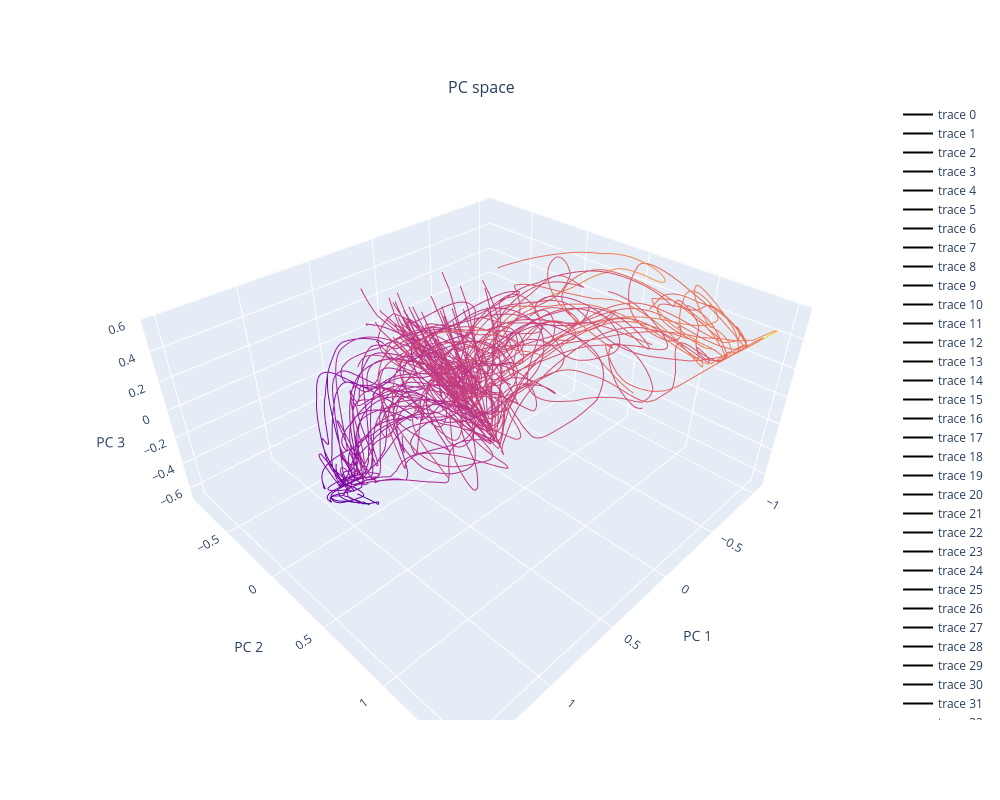

Here is the notebook cell this chart was saved with:
### Markdown cell above
Repeat using plotly to visualize in 3 dimensions.

### Code cell
fig = make_subplots(rows=1, cols=1, subplot_titles=('PC space',), specs=[[{'type': 'scene'}]])


min_int_val, max_int_val = np.min(all_int_values), np.max(all_int_values)

for i in range(0, 50, 1):
    # plot first 200 time steps
#     line_style_1 = dict(colorscale='Viridis', color=np.arange(200), cmin=0, cmax=200)
#     fig.append_trace(
#         go.Scatter3d(x=pc_activities[0, i, :200], y=pc_activities[1, i, :200:], z=pc_activities[2, i, :200], mode='lines', line=line_style_1),
#         row=1, col=1)
    
    
    line_style_2 = dict(colorscale='Plasma', color=all_int_values[i, :], cmin=min_int_val, cmax=max_int_val)
    fig.append_trace(
        go.Scatter3d(x=pc_activities[0, i, 200:], y=pc_activities[1, i, 200:], z=pc_activities[2, i, 200:], mode='lines', line=line_style_2),
        row=1, col=1)
#     fig.append_trace(
#         go.Scatter3d(x=all_n[i, :1], y=all_t_d[i, :1], z=all_i_inh[i, :1], mode='markers', marker=dict(color='green', size=5)),
#         row=1, col=1)
#     fig.append_trace(
#         go.Scatter3d(x=all_n[i, -1:], y=all_t_d[i, -1:], z=all_i_inh[i, -1:], mode='markers', marker=dict(color='red', size=5)),
#         row=1, col=1)


fig.update_layout(
    autosize=False,
    width=1000,
    height=800,
    scene=go.Scene(
        xaxis=dict(title='PC 1'),
        yaxis=dict(title='PC 2'),
        zaxis=dict(title='PC 3')
    )
)

### Figure 1 — Plotly figure (JSON) as saved in the notebook; plotly's stock layout.template omitted (floating-point values rounded to 4 significant figures; data arrays with more than 128 entries replaced by an {"elided": "..."} marker saying what was removed)
{"data": [{"line": {"cmax": 155.4, "cmin": -134.9, "color": {"elided": "800 float values"}, "colorscale": [[0, "#0d0887"], [0.1111, "#46039f"], [0.2222, "#7201a8"], [0.3333, "#9c179e"], [0.4444, "#bd3786"], [0.5556, "#d8576b"], [0.6667, "#ed7953"], [0.7778, "#fb9f3a"], [0.8889, "#fdca26"], [1, "#f0f921"]]}, "mode": "lines", "scene": "scene", "type": "scatter3d", "x": {"elided": "800 float values"}, "y": {"elided": "800 float values"}, "z": {"elided": "800 float values"}}, {"line": {"cmax": 155.4, "cmin": -134.9, "color": {"elided": "800 float values"}, "colorscale": [[0, "#0d0887"], [0.1111, "#46039f"], [0.2222, "#7201a8"], [0.3333, "#9c179e"], [0.4444, "#bd3786"], [0.5556, "#d8576b"], [0.6667, "#ed7953"], [0.7778, "#fb9f3a"], [0.8889, "#fdca26"], [1, "#f0f921"]]}, "mode": "lines", "scene": "scene", "type": "scatter3d", "x": {"elided": "800 float values"}, "y": {"elided": "800 float values"}, "z": {"elided": "800 float values"}}, {"line": {"cmax": 155.4, "cmin": -134.9, "color": {"elided": "800 float values"}, "colorscale": [[0, "#0d0887"], [0.1111, "#46039f"], [0.2222, "#7201a8"], [0.3333, "#9c179e"], [0.4444, "#bd3786"], [0.5556, "#d8576b"], [0.6667, "#ed7953"], [0.7778, "#fb9f3a"], [0.8889, "#fdca26"], [1, "#f0f921"]]}, "mode": "lines", "scene": "scene", "type": "scatter3d", "x": {"elided": "800 float values"}, "y": {"elided": "800 float values"}, "z": {"elided": "800 float values"}}, {"line": {"cmax": 155.4, "cmin": -134.9, "color": {"elided": "800 float values"}, "colorscale": [[0, "#0d0887"], [0.1111, "#46039f"], [0.2222, "#7201a8"], [0.3333, "#9c179e"], [0.4444, "#bd3786"], [0.5556, "#d8576b"], [0.6667, "#ed7953"], [0.7778, "#fb9f3a"], [0.8889, "#fdca26"], [1, "#f0f921"]]}, "mode": "lines", "scene": "scene", "type": "scatter3d", "x": {"elided": "800 float values"}, "y": {"elided": "800 float values"}, "z": {"elided": "800 float values"}}, {"line": {"cmax": 155.4, "cmin": -134.9, "color": {"elided": "800 float values"}, "colorscale": [[0, "#0d0887"], [0.1111, "#46039f"], [0.2222, "#7201a8"], [0.3333, "#9c179e"], [0.4444, "#bd3786"], [0.5556, "#d8576b"], [0.6667, "#ed7953"], [0.7778, "#fb9f3a"], [0.8889, "#fdca26"], [1, "#f0f921"]]}, "mode": "lines", "scene": "scene", "type": "scatter3d", "x": {"elided": "800 float values"}, "y": {"elided": "800 float values"}, "z": {"elided": "800 float values"}}, {"line": {"cmax": 155.4, "cmin": -134.9, "color": {"elided": "800 float values"}, "colorscale": [[0, "#0d0887"], [0.1111, "#46039f"], [0.2222, "#7201a8"], [0.3333, "#9c179e"], [0.4444, "#bd3786"], [0.5556, "#d8576b"], [0.6667, "#ed7953"], [0.7778, "#fb9f3a"], [0.8889, "#fdca26"], [1, "#f0f921"]]}, "mode": "lines", "scene": "scene", "type": "scatter3d", "x": {"elided": "800 float values"}, "y": {"elided": "800 float values"}, "z": {"elided": "800 float values"}}, {"line": {"cmax": 155.4, "cmin": -134.9, "color": {"elided": "800 float values"}, "colorscale": [[0, "#0d0887"], [0.1111, "#46039f"], [0.2222, "#7201a8"], [0.3333, "#9c179e"], [0.4444, "#bd3786"], [0.5556, "#d8576b"], [0.6667, "#ed7953"], [0.7778, "#fb9f3a"], [0.8889, "#fdca26"], [1, "#f0f921"]]}, "mode": "lines", "scene": "scene", "type": "scatter3d", "x": {"elided": "800 float values"}, "y": {"elided": "800 float values"}, "z": {"elided": "800 float values"}}, {"line": {"cmax": 155.4, "cmin": -134.9, "color": {"elided": "800 float values"}, "colorscale": [[0, "#0d0887"], [0.1111, "#46039f"], [0.2222, "#7201a8"], [0.3333, "#9c179e"], [0.4444, "#bd3786"], [0.5556, "#d8576b"], [0.6667, "#ed7953"], [0.7778, "#fb9f3a"], [0.8889, "#fdca26"], [1, "#f0f921"]]}, "mode": "lines", "scene": "scene", "type": "scatter3d", "x": {"elided": "800 float values"}, "y": {"elided": "800 float values"}, "z": {"elided": "800 float values"}}, {"line": {"cmax": 155.4, "cmin": -134.9, "color": {"elided": "800 float values"}, "colorscale": [[0, "#0d0887"], [0.1111, "#46039f"], [0.2222, "#7201a8"], [0.3333, "#9c179e"], [0.4444, "#bd3786"], [0.5556, "#d8576b"], [0.6667, "#ed7953"], [0.7778, "#fb9f3a"], [0.8889, "#fdca26"], [1, "#f0f921"]]}, "mode": "lines", "scene": "scene", "type": "scatter3d", "x": {"elided": "800 float values"}, "y": {"elided": "800 float values"}, "z": {"elided": "800 float values"}}, {"line": {"cmax": 155.4, "cmin": -134.9, "color": {"elided": "800 float values"}, "colorscale": [[0, "#0d0887"], [0.1111, "#46039f"], [0.2222, "#7201a8"], [0.3333, "#9c179e"], [0.4444, "#bd3786"], [0.5556, "#d8576b"], [0.6667, "#ed7953"], [0.7778, "#fb9f3a"], [0.8889, "#fdca26"], [1, "#f0f921"]]}, "mode": "lines", "scene": "scene", "type": "scatter3d", "x": {"elided": "800 float values"}, "y": {"elided": "800 float values"}, "z": {"elided": "800 float values"}}, {"line": {"cmax": 155.4, "cmin": -134.9, "color": {"elided": "800 float values"}, "colorscale": [[0, "#0d0887"], [0.1111, "#46039f"], [0.2222, "#7201a8"], [0.3333, "#9c179e"], [0.4444, "#bd3786"], [0.5556, "#d8576b"], [0.6667, "#ed7953"], [0.7778, "#fb9f3a"], [0.8889, "#fdca26"], [1, "#f0f921"]]}, "mode": "lines", "scene": "scene", "type": "scatter3d", "x": {"elided": "800 float values"}, "y": {"elided": "800 float values"}, "z": {"elided": "800 float values"}}, {"line": {"cmax": 155.4, "cmin": -134.9, "color": {"elided": "800 float values"}, "colorscale": [[0, "#0d0887"], [0.1111, "#46039f"], [0.2222, "#7201a8"], [0.3333, "#9c179e"], [0.4444, "#bd3786"], [0.5556, "#d8576b"], [0.6667, "#ed7953"], [0.7778, "#fb9f3a"], [0.8889, "#fdca26"], [1, "#f0f921"]]}, "mode": "lines", "scene": "scene", "type": "scatter3d", "x": {"elided": "800 float values"}, "y": {"elided": "800 float values"}, "z": {"elided": "800 float values"}}, {"line": {"cmax": 155.4, "cmin": -134.9, "color": {"elided": "800 float values"}, "colorscale": [[0, "#0d0887"], [0.1111, "#46039f"], [0.2222, "#7201a8"], [0.3333, "#9c179e"], [0.4444, "#bd3786"], [0.5556, "#d8576b"], [0.6667, "#ed7953"], [0.7778, "#fb9f3a"], [0.8889, "#fdca26"], [1, "#f0f921"]]}, "mode": "lines", "scene": "scene", "type": "scatter3d", "x": {"elided": "800 float values"}, "y": {"elided": "800 float values"}, "z": {"elided": "800 float values"}}, {"line": {"cmax": 155.4, "cmin": -134.9, "color": {"elided": "800 float values"}, "colorscale": [[0, "#0d0887"], [0.1111, "#46039f"], [0.2222, "#7201a8"], [0.3333, "#9c179e"], [0.4444, "#bd3786"], [0.5556, "#d8576b"], [0.6667, "#ed7953"], [0.7778, "#fb9f3a"], [0.8889, "#fdca26"], [1, "#f0f921"]]}, "mode": "lines", "scene": "scene", "type": "scatter3d", "x": {"elided": "800 float values"}, "y": {"elided": "800 float values"}, "z": {"elided": "800 float values"}}, {"line": {"cmax": 155.4, "cmin": -134.9, "color": {"elided": "800 float values"}, "colorscale": [[0, "#0d0887"], [0.1111, "#46039f"], [0.2222, "#7201a8"], [0.3333, "#9c179e"], [0.4444, "#bd3786"], [0.5556, "#d8576b"], [0.6667, "#ed7953"], [0.7778, "#fb9f3a"], [0.8889, "#fdca26"], [1, "#f0f921"]]}, "mode": "lines", "scene": "scene", "type": "scatter3d", "x": {"elided": "800 float values"}, "y": {"elided": "800 float values"}, "z": {"elided": "800 float values"}}, {"line": {"cmax": 155.4, "cmin": -134.9, "color": {"elided": "800 float values"}, "colorscale": [[0, "#0d0887"], [0.1111, "#46039f"], [0.2222, "#7201a8"], [0.3333, "#9c179e"], [0.4444, "#bd3786"], [0.5556, "#d8576b"], [0.6667, "#ed7953"], [0.7778, "#fb9f3a"], [0.8889, "#fdca26"], [1, "#f0f921"]]}, "mode": "lines", "scene": "scene", "type": "scatter3d", "x": {"elided": "800 float values"}, "y": {"elided": "800 float values"}, "z": {"elided": "800 float values"}}, {"line": {"cmax": 155.4, "cmin": -134.9, "color": {"elided": "800 float values"}, "colorscale": [[0, "#0d0887"], [0.1111, "#46039f"], [0.2222, "#7201a8"], [0.3333, "#9c179e"], [0.4444, "#bd3786"], [0.5556, "#d8576b"], [0.6667, "#ed7953"], [0.7778, "#fb9f3a"], [0.8889, "#fdca26"], [1, "#f0f921"]]}, "mode": "lines", "scene": "scene", "type": "scatter3d", "x": {"elided": "800 float values"}, "y": {"elided": "800 float values"}, "z": {"elided": "800 float values"}}, {"line": {"cmax": 155.4, "cmin": -134.9, "color": {"elided": "800 float values"}, "colorscale": [[0, "#0d0887"], [0.1111, "#46039f"], [0.2222, "#7201a8"], [0.3333, "#9c179e"], [0.4444, "#bd3786"], [0.5556, "#d8576b"], [0.6667, "#ed7953"], [0.7778, "#fb9f3a"], [0.8889, "#fdca26"], [1, "#f0f921"]]}, "mode": "lines", "scene": "scene", "type": "scatter3d", "x": {"elided": "800 float values"}, "y": {"elided": "800 float values"}, "z": {"elided": "800 float values"}}, {"line": {"cmax": 155.4, "cmin": -134.9, "color": {"elided": "800 float values"}, "colorscale": [[0, "#0d0887"], [0.1111, "#46039f"], [0.2222, "#7201a8"], [0.3333, "#9c179e"], [0.4444, "#bd3786"], [0.5556, "#d8576b"], [0.6667, "#ed7953"], [0.7778, "#fb9f3a"], [0.8889, "#fdca26"], [1, "#f0f921"]]}, "mode": "lines", "scene": "scene", "type": "scatter3d", "x": {"elided": "800 float values"}, "y": {"elided": "800 float values"}, "z": {"elided": "800 float values"}}, {"line": {"cmax": 155.4, "cmin": -134.9, "color": {"elided": "800 float values"}, "colorscale": [[0, "#0d0887"], [0.1111, "#46039f"], [0.2222, "#7201a8"], [0.3333, "#9c179e"], [0.4444, "#bd3786"], [0.5556, "#d8576b"], [0.6667, "#ed7953"], [0.7778, "#fb9f3a"], [0.8889, "#fdca26"], [1, "#f0f921"]]}, "mode": "lines", "scene": "scene", "type": "scatter3d", "x": {"elided": "800 float values"}, "y": {"elided": "800 float values"}, "z": {"elided": "800 float values"}}, {"line": {"cmax": 155.4, "cmin": -134.9, "color": {"elided": "800 float values"}, "colorscale": [[0, "#0d0887"], [0.1111, "#46039f"], [0.2222, "#7201a8"], [0.3333, "#9c179e"], [0.4444, "#bd3786"], [0.5556, "#d8576b"], [0.6667, "#ed7953"], [0.7778, "#fb9f3a"], [0.8889, "#fdca26"], [1, "#f0f921"]]}, "mode": "lines", "scene": "scene", "type": "scatter3d", "x": {"elided": "800 float values"}, "y": {"elided": "800 float values"}, "z": {"elided": "800 float values"}}, {"line": {"cmax": 155.4, "cmin": -134.9, "color": {"elided": "800 float values"}, "colorscale": [[0, "#0d0887"], [0.1111, "#46039f"], [0.2222, "#7201a8"], [0.3333, "#9c179e"], [0.4444, "#bd3786"], [0.5556, "#d8576b"], [0.6667, "#ed7953"], [0.7778, "#fb9f3a"], [0.8889, "#fdca26"], [1, "#f0f921"]]}, "mode": "lines", "scene": "scene", "type": "scatter3d", "x": {"elided": "800 float values"}, "y": {"elided": "800 float values"}, "z": {"elided": "800 float values"}}, {"line": {"cmax": 155.4, "cmin": -134.9, "color": {"elided": "800 float values"}, "colorscale": [[0, "#0d0887"], [0.1111, "#46039f"], [0.2222, "#7201a8"], [0.3333, "#9c179e"], [0.4444, "#bd3786"], [0.5556, "#d8576b"], [0.6667, "#ed7953"], [0.7778, "#fb9f3a"], [0.8889, "#fdca26"], [1, "#f0f921"]]}, "mode": "lines", "scene": "scene", "type": "scatter3d", "x": {"elided": "800 float values"}, "y": {"elided": "800 float values"}, "z": {"elided": "800 float values"}}, {"line": {"cmax": 155.4, "cmin": -134.9, "color": {"elided": "800 float values"}, "colorscale": [[0, "#0d0887"], [0.1111, "#46039f"], [0.2222, "#7201a8"], [0.3333, "#9c179e"], [0.4444, "#bd3786"], [0.5556, "#d8576b"], [0.6667, "#ed7953"], [0.7778, "#fb9f3a"], [0.8889, "#fdca26"], [1, "#f0f921"]]}, "mode": "lines", "scene": "scene", "type": "scatter3d", "x": {"elided": "800 float values"}, "y": {"elided": "800 float values"}, "z": {"elided": "800 float values"}}, {"line": {"cmax": 155.4, "cmin": -134.9, "color": {"elided": "800 float values"}, "colorscale": [[0, "#0d0887"], [0.1111, "#46039f"], [0.2222, "#7201a8"], [0.3333, "#9c179e"], [0.4444, "#bd3786"], [0.5556, "#d8576b"], [0.6667, "#ed7953"], [0.7778, "#fb9f3a"], [0.8889, "#fdca26"], [1, "#f0f921"]]}, "mode": "lines", "scene": "scene", "type": "scatter3d", "x": {"elided": "800 float values"}, "y": {"elided": "800 float values"}, "z": {"elided": "800 float values"}}, {"line": {"cmax": 155.4, "cmin": -134.9, "color": {"elided": "800 float values"}, "colorscale": [[0, "#0d0887"], [0.1111, "#46039f"], [0.2222, "#7201a8"], [0.3333, "#9c179e"], [0.4444, "#bd3786"], [0.5556, "#d8576b"], [0.6667, "#ed7953"], [0.7778, "#fb9f3a"], [0.8889, "#fdca26"], [1, "#f0f921"]]}, "mode": "lines", "scene": "scene", "type": "scatter3d", "x": {"elided": "800 float values"}, "y": {"elided": "800 float values"}, "z": {"elided": "800 float values"}}, {"line": {"cmax": 155.4, "cmin": -134.9, "color": {"elided": "800 float values"}, "colorscale": [[0, "#0d0887"], [0.1111, "#46039f"], [0.2222, "#7201a8"], [0.3333, "#9c179e"], [0.4444, "#bd3786"], [0.5556, "#d8576b"], [0.6667, "#ed7953"], [0.7778, "#fb9f3a"], [0.8889, "#fdca26"], [1, "#f0f921"]]}, "mode": "lines", "scene": "scene", "type": "scatter3d", "x": {"elided": "800 float values"}, "y": {"elided": "800 float values"}, "z": {"elided": "800 float values"}}, {"line": {"cmax": 155.4, "cmin": -134.9, "color": {"elided": "800 float values"}, "colorscale": [[0, "#0d0887"], [0.1111, "#46039f"], [0.2222, "#7201a8"], [0.3333, "#9c179e"], [0.4444, "#bd3786"], [0.5556, "#d8576b"], [0.6667, "#ed7953"], [0.7778, "#fb9f3a"], [0.8889, "#fdca26"], [1, "#f0f921"]]}, "mode": "lines", "scene": "scene", "type": "scatter3d", "x": {"elided": "800 float values"}, "y": {"elided": "800 float values"}, "z": {"elided": "800 float values"}}, {"line": {"cmax": 155.4, "cmin": -134.9, "color": {"elided": "800 float values"}, "colorscale": [[0, "#0d0887"], [0.1111, "#46039f"], [0.2222, "#7201a8"], [0.3333, "#9c179e"], [0.4444, "#bd3786"], [0.5556, "#d8576b"], [0.6667, "#ed7953"], [0.7778, "#fb9f3a"], [0.8889, "#fdca26"], [1, "#f0f921"]]}, "mode": "lines", "scene": "scene", "type": "scatter3d", "x": {"elided": "800 float values"}, "y": {"elided": "800 float values"}, "z": {"elided": "800 float values"}}, {"line": {"cmax": 155.4, "cmin": -134.9, "color": {"elided": "800 float values"}, "colorscale": [[0, "#0d0887"], [0.1111, "#46039f"], [0.2222, "#7201a8"], [0.3333, "#9c179e"], [0.4444, "#bd3786"], [0.5556, "#d8576b"], [0.6667, "#ed7953"], [0.7778, "#fb9f3a"], [0.8889, "#fdca26"], [1, "#f0f921"]]}, "mode": "lines", "scene": "scene", "type": "scatter3d", "x": {"elided": "800 float values"}, "y": {"elided": "800 float values"}, "z": {"elided": "800 float values"}}, {"line": {"cmax": 155.4, "cmin": -134.9, "color": {"elided": "800 float values"}, "colorscale": [[0, "#0d0887"], [0.1111, "#46039f"], [0.2222, "#7201a8"], [0.3333, "#9c179e"], [0.4444, "#bd3786"], [0.5556, "#d8576b"], [0.6667, "#ed7953"], [0.7778, "#fb9f3a"], [0.8889, "#fdca26"], [1, "#f0f921"]]}, "mode": "lines", "scene": "scene", "type": "scatter3d", "x": {"elided": "800 float values"}, "y": {"elided": "800 float values"}, "z": {"elided": "800 float values"}}, {"line": {"cmax": 155.4, "cmin": -134.9, "color": {"elided": "800 float values"}, "colorscale": [[0, "#0d0887"], [0.1111, "#46039f"], [0.2222, "#7201a8"], [0.3333, "#9c179e"], [0.4444, "#bd3786"], [0.5556, "#d8576b"], [0.6667, "#ed7953"], [0.7778, "#fb9f3a"], [0.8889, "#fdca26"], [1, "#f0f921"]]}, "mode": "lines", "scene": "scene", "type": "scatter3d", "x": {"elided": "800 float values"}, "y": {"elided": "800 float values"}, "z": {"elided": "800 float values"}}, {"line": {"cmax": 155.4, "cmin": -134.9, "color": {"elided": "800 float values"}, "colorscale": [[0, "#0d0887"], [0.1111, "#46039f"], [0.2222, "#7201a8"], [0.3333, "#9c179e"], [0.4444, "#bd3786"], [0.5556, "#d8576b"], [0.6667, "#ed7953"], [0.7778, "#fb9f3a"], [0.8889, "#fdca26"], [1, "#f0f921"]]}, "mode": "lines", "scene": "scene", "type": "scatter3d", "x": {"elided": "800 float values"}, "y": {"elided": "800 float values"}, "z": {"elided": "800 float values"}}, {"line": {"cmax": 155.4, "cmin": -134.9, "color": {"elided": "800 float values"}, "colorscale": [[0, "#0d0887"], [0.1111, "#46039f"], [0.2222, "#7201a8"], [0.3333, "#9c179e"], [0.4444, "#bd3786"], [0.5556, "#d8576b"], [0.6667, "#ed7953"], [0.7778, "#fb9f3a"], [0.8889, "#fdca26"], [1, "#f0f921"]]}, "mode": "lines", "scene": "scene", "type": "scatter3d", "x": {"elided": "800 float values"}, "y": {"elided": "800 float values"}, "z": {"elided": "800 float values"}}, {"line": {"cmax": 155.4, "cmin": -134.9, "color": {"elided": "800 float values"}, "colorscale": [[0, "#0d0887"], [0.1111, "#46039f"], [0.2222, "#7201a8"], [0.3333, "#9c179e"], [0.4444, "#bd3786"], [0.5556, "#d8576b"], [0.6667, "#ed7953"], [0.7778, "#fb9f3a"], [0.8889, "#fdca26"], [1, "#f0f921"]]}, "mode": "lines", "scene": "scene", "type": "scatter3d", "x": {"elided": "800 float values"}, "y": {"elided": "800 float values"}, "z": {"elided": "800 float values"}}, {"line": {"cmax": 155.4, "cmin": -134.9, "color": {"elided": "800 float values"}, "colorscale": [[0, "#0d0887"], [0.1111, "#46039f"], [0.2222, "#7201a8"], [0.3333, "#9c179e"], [0.4444, "#bd3786"], [0.5556, "#d8576b"], [0.6667, "#ed7953"], [0.7778, "#fb9f3a"], [0.8889, "#fdca26"], [1, "#f0f921"]]}, "mode": "lines", "scene": "scene", "type": "scatter3d", "x": {"elided": "800 float values"}, "y": {"elided": "800 float values"}, "z": {"elided": "800 float values"}}, {"line": {"cmax": 155.4, "cmin": -134.9, "color": {"elided": "800 float values"}, "colorscale": [[0, "#0d0887"], [0.1111, "#46039f"], [0.2222, "#7201a8"], [0.3333, "#9c179e"], [0.4444, "#bd3786"], [0.5556, "#d8576b"], [0.6667, "#ed7953"], [0.7778, "#fb9f3a"], [0.8889, "#fdca26"], [1, "#f0f921"]]}, "mode": "lines", "scene": "scene", "type": "scatter3d", "x": {"elided": "800 float values"}, "y": {"elided": "800 float values"}, "z": {"elided": "800 float values"}}, {"line": {"cmax": 155.4, "cmin": -134.9, "color": {"elided": "800 float values"}, "colorscale": [[0, "#0d0887"], [0.1111, "#46039f"], [0.2222, "#7201a8"], [0.3333, "#9c179e"], [0.4444, "#bd3786"], [0.5556, "#d8576b"], [0.6667, "#ed7953"], [0.7778, "#fb9f3a"], [0.8889, "#fdca26"], [1, "#f0f921"]]}, "mode": "lines", "scene": "scene", "type": "scatter3d", "x": {"elided": "800 float values"}, "y": {"elided": "800 float values"}, "z": {"elided": "800 float values"}}, {"line": {"cmax": 155.4, "cmin": -134.9, "color": {"elided": "800 float values"}, "colorscale": [[0, "#0d0887"], [0.1111, "#46039f"], [0.2222, "#7201a8"], [0.3333, "#9c179e"], [0.4444, "#bd3786"], [0.5556, "#d8576b"], [0.6667, "#ed7953"], [0.7778, "#fb9f3a"], [0.8889, "#fdca26"], [1, "#f0f921"]]}, "mode": "lines", "scene": "scene", "type": "scatter3d", "x": {"elided": "800 float values"}, "y": {"elided": "800 float values"}, "z": {"elided": "800 float values"}}, {"line": {"cmax": 155.4, "cmin": -134.9, "color": {"elided": "800 float values"}, "colorscale": [[0, "#0d0887"], [0.1111, "#46039f"], [0.2222, "#7201a8"], [0.3333, "#9c179e"], [0.4444, "#bd3786"], [0.5556, "#d8576b"], [0.6667, "#ed7953"], [0.7778, "#fb9f3a"], [0.8889, "#fdca26"], [1, "#f0f921"]]}, "mode": "lines", "scene": "scene", "type": "scatter3d", "x": {"elided": "800 float values"}, "y": {"elided": "800 float values"}, "z": {"elided": "800 float values"}}, {"line": {"cmax": 155.4, "cmin": -134.9, "color": {"elided": "800 float values"}, "colorscale": [[0, "#0d0887"], [0.1111, "#46039f"], [0.2222, "#7201a8"], [0.3333, "#9c179e"], [0.4444, "#bd3786"], [0.5556, "#d8576b"], [0.6667, "#ed7953"], [0.7778, "#fb9f3a"], [0.8889, "#fdca26"], [1, "#f0f921"]]}, "mode": "lines", "scene": "scene", "type": "scatter3d", "x": {"elided": "800 float values"}, "y": {"elided": "800 float values"}, "z": {"elided": "800 float values"}}, {"line": {"cmax": 155.4, "cmin": -134.9, "color": {"elided": "800 float values"}, "colorscale": [[0, "#0d0887"], [0.1111, "#46039f"], [0.2222, "#7201a8"], [0.3333, "#9c179e"], [0.4444, "#bd3786"], [0.5556, "#d8576b"], [0.6667, "#ed7953"], [0.7778, "#fb9f3a"], [0.8889, "#fdca26"], [1, "#f0f921"]]}, "mode": "lines", "scene": "scene", "type": "scatter3d", "x": {"elided": "800 float values"}, "y": {"elided": "800 float values"}, "z": {"elided": "800 float values"}}, {"line": {"cmax": 155.4, "cmin": -134.9, "color": {"elided": "800 float values"}, "colorscale": [[0, "#0d0887"], [0.1111, "#46039f"], [0.2222, "#7201a8"], [0.3333, "#9c179e"], [0.4444, "#bd3786"], [0.5556, "#d8576b"], [0.6667, "#ed7953"], [0.7778, "#fb9f3a"], [0.8889, "#fdca26"], [1, "#f0f921"]]}, "mode": "lines", "scene": "scene", "type": "scatter3d", "x": {"elided": "800 float values"}, "y": {"elided": "800 float values"}, "z": {"elided": "800 float values"}}, {"line": {"cmax": 155.4, "cmin": -134.9, "color": {"elided": "800 float values"}, "colorscale": [[0, "#0d0887"], [0.1111, "#46039f"], [0.2222, "#7201a8"], [0.3333, "#9c179e"], [0.4444, "#bd3786"], [0.5556, "#d8576b"], [0.6667, "#ed7953"], [0.7778, "#fb9f3a"], [0.8889, "#fdca26"], [1, "#f0f921"]]}, "mode": "lines", "scene": "scene", "type": "scatter3d", "x": {"elided": "800 float values"}, "y": {"elided": "800 float values"}, "z": {"elided": "800 float values"}}, {"line": {"cmax": 155.4, "cmin": -134.9, "color": {"elided": "800 float values"}, "colorscale": [[0, "#0d0887"], [0.1111, "#46039f"], [0.2222, "#7201a8"], [0.3333, "#9c179e"], [0.4444, "#bd3786"], [0.5556, "#d8576b"], [0.6667, "#ed7953"], [0.7778, "#fb9f3a"], [0.8889, "#fdca26"], [1, "#f0f921"]]}, "mode": "lines", "scene": "scene", "type": "scatter3d", "x": {"elided": "800 float values"}, "y": {"elided": "800 float values"}, "z": {"elided": "800 float values"}}, {"line": {"cmax": 155.4, "cmin": -134.9, "color": {"elided": "800 float values"}, "colorscale": [[0, "#0d0887"], [0.1111, "#46039f"], [0.2222, "#7201a8"], [0.3333, "#9c179e"], [0.4444, "#bd3786"], [0.5556, "#d8576b"], [0.6667, "#ed7953"], [0.7778, "#fb9f3a"], [0.8889, "#fdca26"], [1, "#f0f921"]]}, "mode": "lines", "scene": "scene", "type": "scatter3d", "x": {"elided": "800 float values"}, "y": {"elided": "800 float values"}, "z": {"elided": "800 float values"}}, {"line": {"cmax": 155.4, "cmin": -134.9, "color": {"elided": "800 float values"}, "colorscale": [[0, "#0d0887"], [0.1111, "#46039f"], [0.2222, "#7201a8"], [0.3333, "#9c179e"], [0.4444, "#bd3786"], [0.5556, "#d8576b"], [0.6667, "#ed7953"], [0.7778, "#fb9f3a"], [0.8889, "#fdca26"], [1, "#f0f921"]]}, "mode": "lines", "scene": "scene", "type": "scatter3d", "x": {"elided": "800 float values"}, "y": {"elided": "800 float values"}, "z": {"elided": "800 float values"}}, {"line": {"cmax": 155.4, "cmin": -134.9, "color": {"elided": "800 float values"}, "colorscale": [[0, "#0d0887"], [0.1111, "#46039f"], [0.2222, "#7201a8"], [0.3333, "#9c179e"], [0.4444, "#bd3786"], [0.5556, "#d8576b"], [0.6667, "#ed7953"], [0.7778, "#fb9f3a"], [0.8889, "#fdca26"], [1, "#f0f921"]]}, "mode": "lines", "scene": "scene", "type": "scatter3d", "x": {"elided": "800 float values"}, "y": {"elided": "800 float values"}, "z": {"elided": "800 float values"}}, {"line": {"cmax": 155.4, "cmin": -134.9, "color": {"elided": "800 float values"}, "colorscale": [[0, "#0d0887"], [0.1111, "#46039f"], [0.2222, "#7201a8"], [0.3333, "#9c179e"], [0.4444, "#bd3786"], [0.5556, "#d8576b"], [0.6667, "#ed7953"], [0.7778, "#fb9f3a"], [0.8889, "#fdca26"], [1, "#f0f921"]]}, "mode": "lines", "scene": "scene", "type": "scatter3d", "x": {"elided": "800 float values"}, "y": {"elided": "800 float values"}, "z": {"elided": "800 float values"}}, {"line": {"cmax": 155.4, "cmin": -134.9, "color": {"elided": "800 float values"}, "colorscale": [[0, "#0d0887"], [0.1111, "#46039f"], [0.2222, "#7201a8"], [0.3333, "#9c179e"], [0.4444, "#bd3786"], [0.5556, "#d8576b"], [0.6667, "#ed7953"], [0.7778, "#fb9f3a"], [0.8889, "#fdca26"], [1, "#f0f921"]]}, "mode": "lines", "scene": "scene", "type": "scatter3d", "x": {"elided": "800 float values"}, "y": {"elided": "800 float values"}, "z": {"elided": "800 float values"}}], "layout": {"annotations": [{"font": {"size": 16}, "showarrow": false, "text": "PC space", "x": 0.5, "xanchor": "center", "xref": "paper", "y": 1, "yanchor": "bottom", "yref": "paper"}], "autosize": false, "height": 800, "scene": {"domain": {"x": [0, 1], "y": [0, 1]}, "xaxis": {"title": {"text": "PC 1"}}, "yaxis": {"title": {"text": "PC 2"}}, "zaxis": {"title": {"text": "PC 3"}}}, "width": 1000}}
